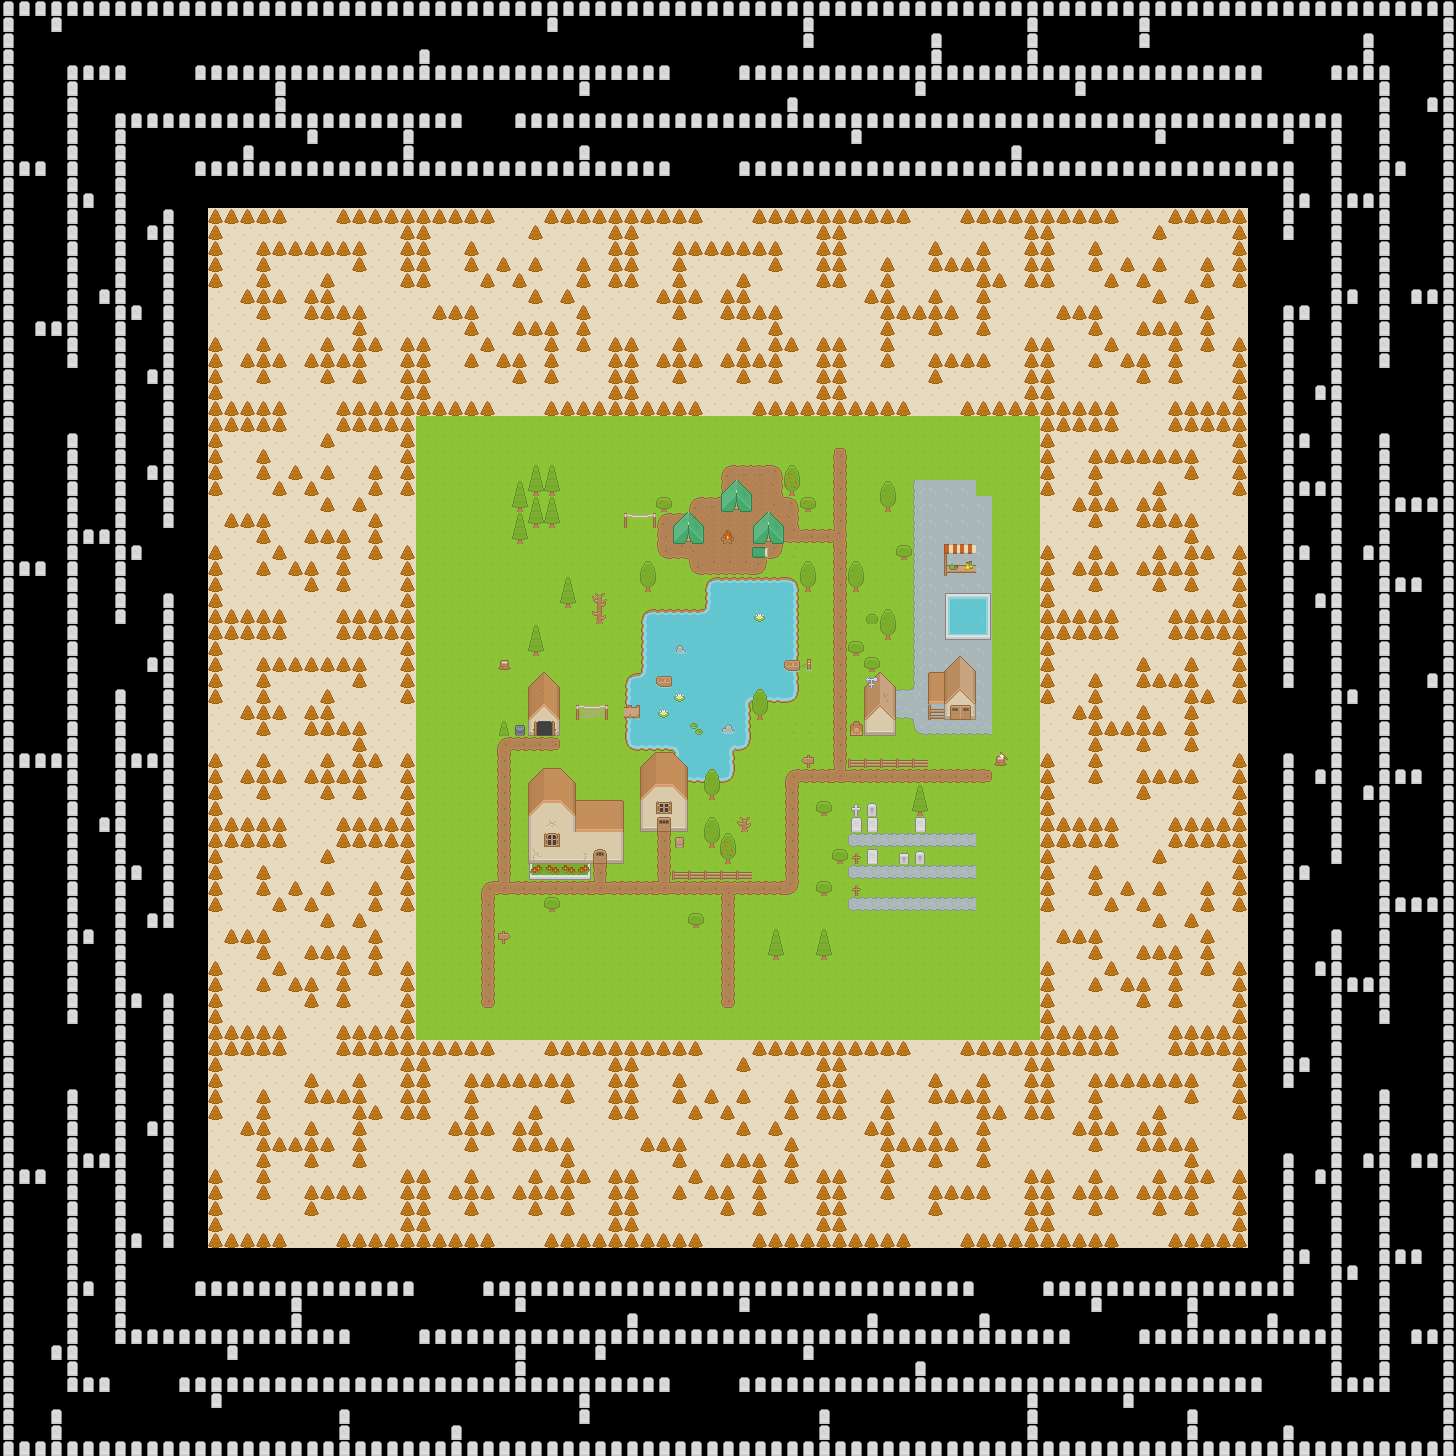

Rendered tile map (Tiled .tmx) drawn with the repository's tilesets; below, a short description and the map source with its tile grids summarised:
An orthogonal 91x91 tile map with 16x16 px tiles, 8 tile layers (Ground/terrain, Maze, Water, Ground overlay, ...).

<map version="1.0" orientation="orthogonal" renderorder="right-down" width="91" height="91" tilewidth="16" tileheight="16" nextobjectid="1">
 <tileset firstgid="1" name="Roguelike" tilewidth="16" tileheight="16" spacing="4" tilecount="1767" columns="57">
  <image source="../Spritesheet/roguelikeSheet_transparent.png" width="1136" height="616" />
 </tileset>
 <layer name="Ground/terrain" width="91" height="91">
  <data>[8281 cells, 4119 non-empty, 3 distinct tile ids]</data>
 </layer>
 <layer name="Maze" width="91" height="91">
  <data>[8281 cells, 2403 non-empty, 2 distinct tile ids]</data>
 </layer>
 <layer name="Water" width="91" height="91">
  <data>[8281 cells, 106 non-empty, 12 distinct tile ids]</data>
 </layer>
 <layer name="Ground overlay" width="91" height="91">
  <data>[8281 cells, 126 non-empty, 20 distinct tile ids]</data>
 </layer>
 <layer name="Roads" width="91" height="91">
  <data>[8281 cells, 116 non-empty, 13 distinct tile ids]</data>
 </layer>
 <layer name="Objects" width="91" height="91">
  <data>[8281 cells, 156 non-empty, 59 distinct tile ids]</data>
 </layer>
 <layer name="Doors/windows/roof" width="91" height="91">
  <data>[8281 cells, 70 non-empty, 44 distinct tile ids]</data>
 </layer>
 <layer name="Roof object" width="91" height="91">
  <data>[8281 cells, 1 non-empty, 1 distinct tile ids]</data>
 </layer>
</map>
